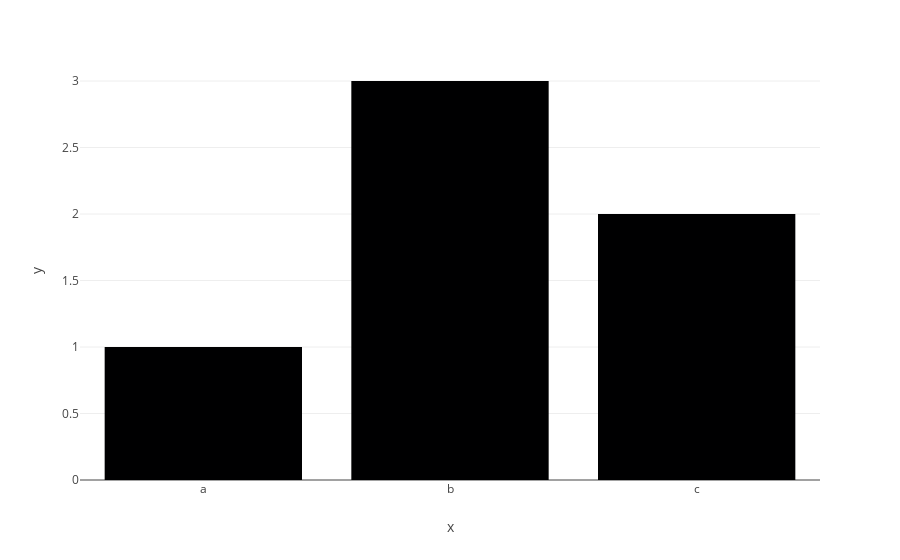

Notebook cell for this chart:
### Code cell
import plotly.express as px

fig = px.bar(x = ["a", "b", "c"], y = [1, 3, 2])
fig.show()

### Figure 1 — Plotly figure (JSON) as saved in the notebook; plotly's stock layout.template omitted (floating-point values rounded to 4 significant figures)
{"data": [{"hovertemplate": "x=%{x}<br>y=%{y}<extra></extra>", "legendgroup": "", "marker": {"color": "#000001", "pattern": {"shape": ""}}, "name": "", "orientation": "v", "showlegend": false, "textposition": "auto", "x": ["a", "b", "c"], "xaxis": "x", "y": [1, 3, 2], "yaxis": "y", "type": "bar"}], "layout": {"xaxis": {"anchor": "y", "domain": [0.0, 1.0], "title": {"text": "x"}}, "yaxis": {"anchor": "x", "domain": [0.0, 1.0], "title": {"text": "y"}}, "legend": {"tracegroupgap": 0}, "margin": {"t": 60}, "barmode": "relative"}}
